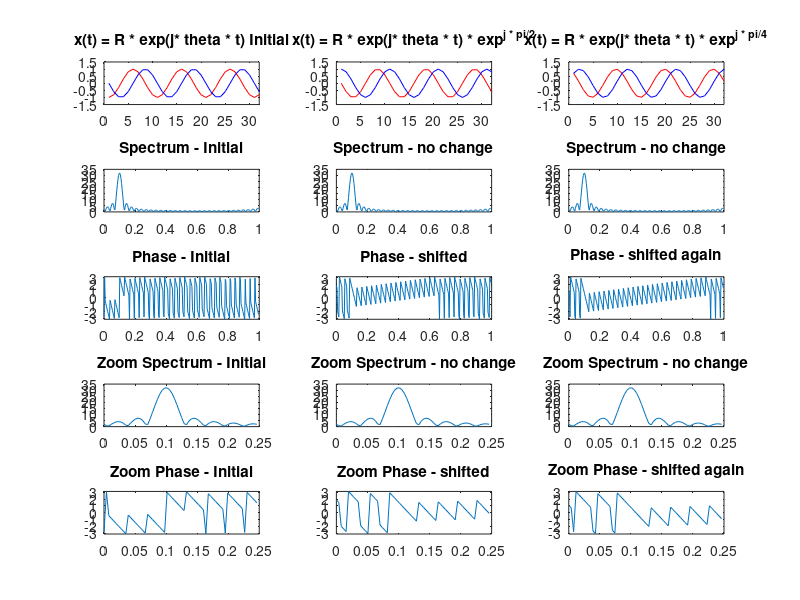

The MATLAB script that drew this image:
% Script demonstrating the effects of multiplication
% by $exp^{j * pi / k}$ on a Compex Signal x(t). 
% Author: Chris B. Kirov
% Date: 09.11.2017
clc; clear; close all;

t = 0 : 31;
x = exp(j * 2 * pi * t / 10);                                  % signal x(t).
x = [x, zeros( 1, 256 - numel(x) ) ];

effects1  = { 'Initial', '* exp^{j * pi/2}', '* exp^{j * pi/4}' };
effects2 = {'Initial', 'no change', 'no change'};
effects3 = {'Initial', 'shifted', 'shifted again'};

for i = 1 : 3

  k = (0.5)^(i - 1);                                                 % multiply signal by: exp^{ i * pi / k}, where k = 1, 1/2, 1/4.
  x_i = x .* exp( j * k * pi );    
  
  fft_i  = fft( x_i );
  abs_fft_i = abs( fft_i );
  arg_fft_i = arg( fft_i );
  
  f_i = [ 0 : numel(fft_i) - 1] / numel(fft_i);       
  len_f_i = numel(f_i);
  
  subplot(5, 3, i);                                                   % draw signal.
  plot( real(x_i), 'r-', imag(x_i), 'b-' ); 
  axis( [ 0 numel(t) -1.5 1.5 ] );
  title(sprintf( 'x(t) = R * exp(j* theta * t) %s', effects1{i} ) );
  
  subplot(5, 3, i + 3);                                             % draw spectrum.
  plot(f_i,  abs_fft_i);
  title( sprintf( 'Spectrum - %s', effects2{i} ) );
  
  subplot(5, 3, i + 6);                                             % draw phase.
  plot(f_i,  arg_fft_i ); 
  axis( [ 0 1 -pi pi ] );
  title( sprintf( 'Phase - %s',  effects3{i} ) );
  
  subplot(5, 3, i  + 9);                                           % draw zoomed spectrum.
  plot( f_i( [ 1 : len_f_i / 4 ] ), abs_fft_i( [ 1 : len_f_i / 4 ] ) );
  title( sprintf( 'Zoom Spectrum - %s', effects2{i}) );
  
  subplot(5, 3, i + 12);                                          % draw zoomed phase.
  plot( f_i( [ 1 : len_f_i/ 4 ] ), arg_fft_i( [ 1 : len_f_i / 4 ] ) );
  axis( [ 0 1/4 -pi pi ] );
  title( sprintf( 'Zoom Phase - %s',  effects3{i} ) );
  
end  
